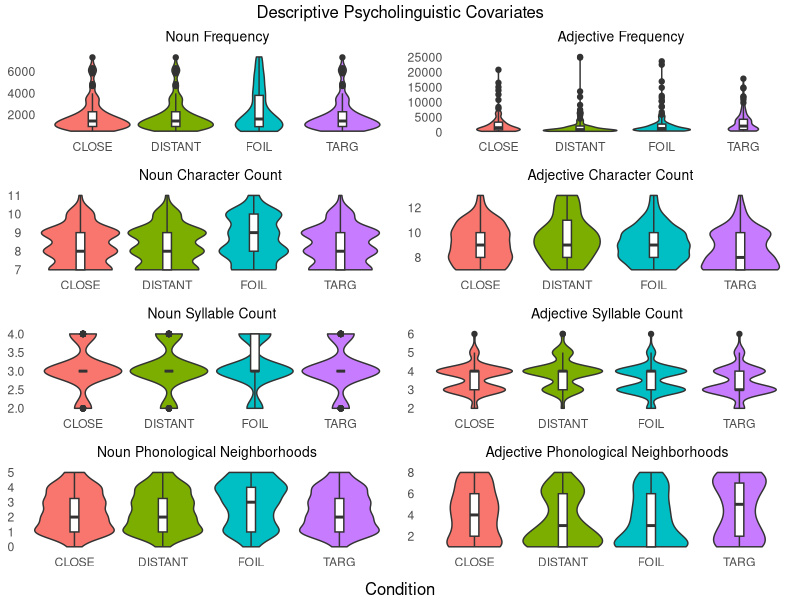
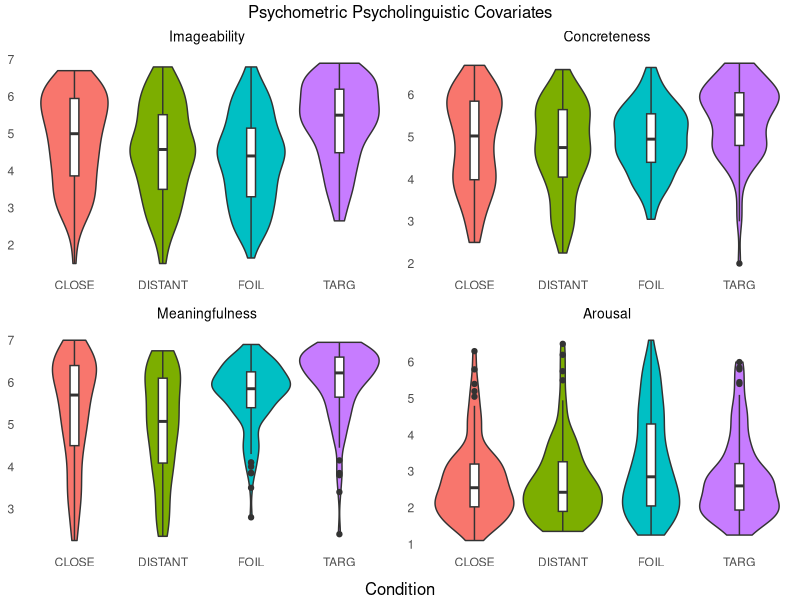
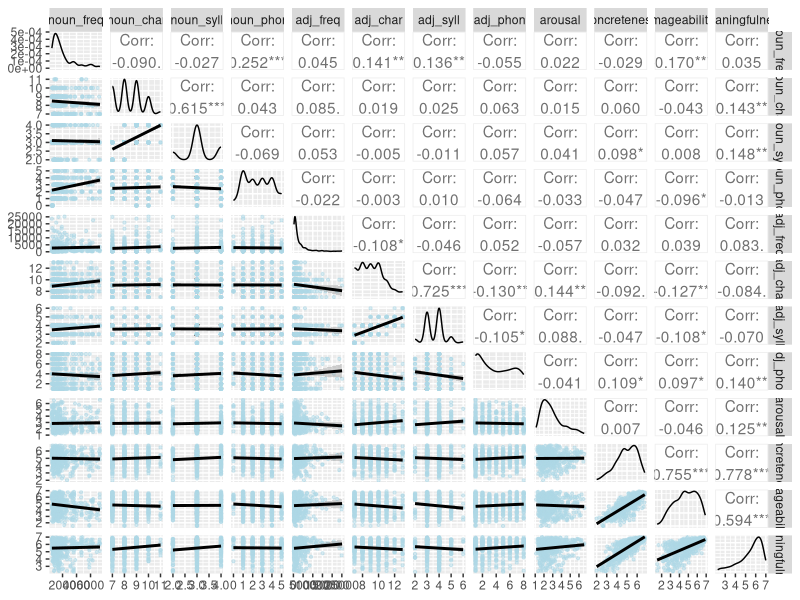
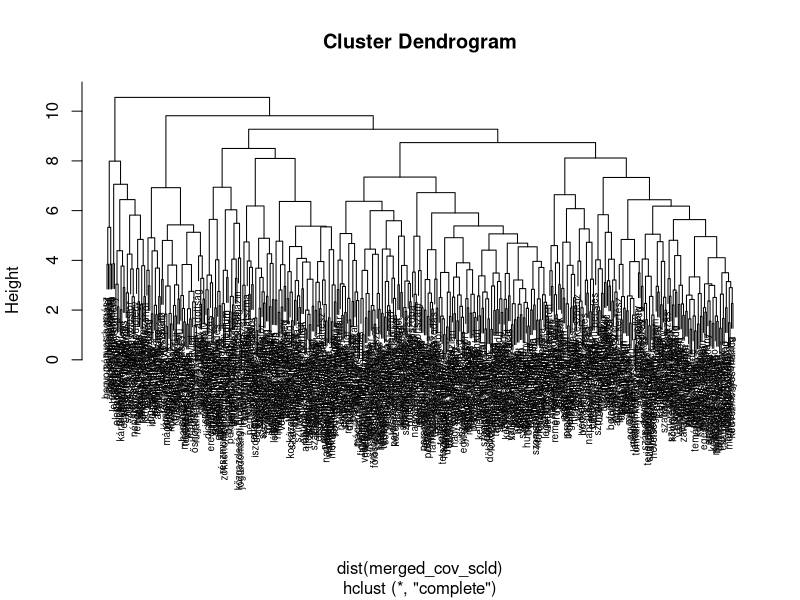
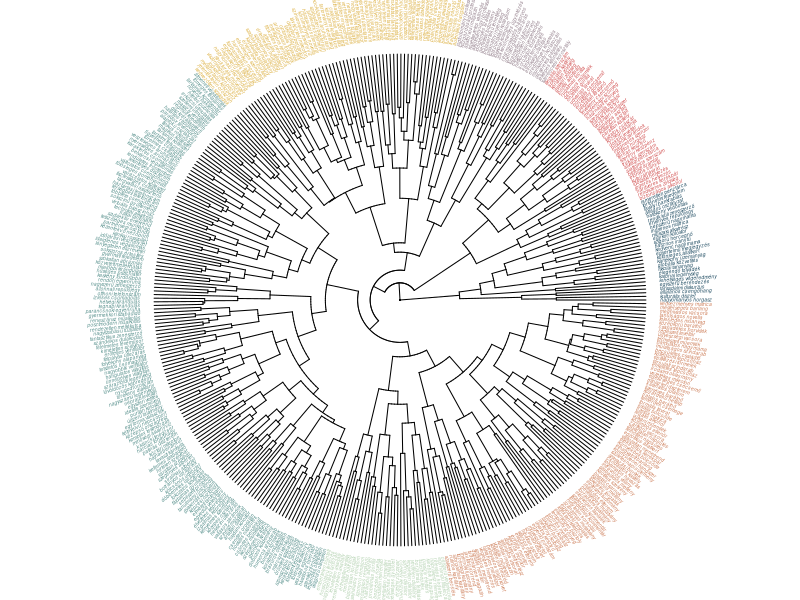

The R source for these figures, in order: (Note: this script raises an error after producing the figures.)
## ---- chunk 1
knitr::opts_chunk$set(echo = TRUE)
## ---- chunk 2
library(readxl)
library(tidyverse)
library(GGally)
library(ggplot2)
library(ape)
library(gridExtra)
library(grid)
library(writexl)
## ---- chunk 3
#reading in the data
psycholinguistic <- read_xlsx("data/Konzorcium-norming-AICM-results-sorted.xlsx")
descriptive <- read_xlsx("data/stimuli_v2_2_allcovariates.xlsx")

glimpse(psycholinguistic)
## ---- chunk 4
#separating columns
psycholinguistic <- psycholinguistic %>% 
  separate(wordpair, c("adjective", "noun"), sep = " ")
## ---- chunk 5
#merging the two dfs
merged_covariates <- descriptive %>% 
  left_join(psycholinguistic, by = c("adjective", "noun"))

merged_covariates <- na.omit(merged_covariates)
## ---- chunk 6
#frequency violinplots
nounfreq <- merged_covariates %>%
  group_by(adjective, noun) %>%
  ggplot(aes(x = condition, y = noun_freq, fill = condition)) +
  geom_violin() +
  geom_boxplot(width=0.1, fill = 'white')+
  theme_minimal()+
  theme(plot.title = element_text(size = 10, hjust = 0.5),
        legend.position = "non",
        plot.background = element_rect(fill = "transparent", color = NA),
        panel.grid.major = element_blank(),
        panel.grid.minor = element_blank())+
  labs(x = NULL, y = NULL, title = "Noun Frequency")

adjfreq <- merged_covariates %>%
  group_by(adjective, noun) %>%
  ggplot(aes(x = condition, y = adj_freq, fill = condition)) +
  geom_violin() +
  geom_boxplot(width=0.1, fill = 'white')+
  theme_minimal()+
  theme(plot.title = element_text(size = 10, hjust = 0.5),
        legend.position = "non",
        plot.background = element_rect(fill = "transparent", color = NA),
        panel.grid.major = element_blank(),
        panel.grid.minor = element_blank())+
  labs(x = NULL, y = NULL, title = "Adjective Frequency")

## ---- chunk 7
#character count violinplots
nounchar <- merged_covariates %>%
  group_by(adjective, noun) %>%
  ggplot(aes(x = condition, y = noun_char, fill = condition)) +
  geom_violin() +
  geom_boxplot(width=0.1, fill = 'white')+
  theme_minimal()+
  theme(plot.title = element_text(size = 10, hjust = 0.5),
        legend.position = "non",
        plot.background = element_rect(fill = "transparent", color = NA),
        panel.grid.major = element_blank(),
        panel.grid.minor = element_blank())+
  labs(x = NULL, y = NULL, title = "Noun Character Count")

adjchar <- merged_covariates %>%
  group_by(adjective, noun) %>%
  ggplot(aes(x = condition, y = adj_char, fill = condition)) +
  geom_violin() +
  geom_boxplot(width=0.1, fill = 'white')+
  theme_minimal()+
  theme(plot.title = element_text(size = 10, hjust = 0.5),
        legend.position = "non",
        plot.background = element_rect(fill = "transparent", color = NA),
        panel.grid.major = element_blank(),
        panel.grid.minor = element_blank())+
  labs(x = NULL, y = NULL, title = "Adjective Character Count")
## ---- chunk 8
#syllable count violinplots
nounsyll <- merged_covariates %>%
  group_by(adjective, noun) %>%
  ggplot(aes(x = condition, y = noun_syll, fill = condition)) +
  geom_violin() +
  geom_boxplot(width=0.1, fill = 'white')+
  theme_minimal()+
  theme(plot.title = element_text(size = 10, hjust = 0.5),
        legend.position = "non",
        plot.background = element_rect(fill = "transparent", color = NA),
        panel.grid.major = element_blank(),
        panel.grid.minor = element_blank())+
  labs(x = NULL, y = NULL, title = "Noun Syllable Count")

adjsyll <- merged_covariates %>%
  group_by(adjective, noun) %>%
  ggplot(aes(x = condition, y = adj_syll, fill = condition)) +
  geom_violin() +
  geom_boxplot(width=0.1, fill = 'white')+
  theme_minimal()+
  theme(plot.title = element_text(size = 10, hjust = 0.5),
        legend.position = "non",
        plot.background = element_rect(fill = "transparent", color = NA),
        panel.grid.major = element_blank(),
        panel.grid.minor = element_blank())+
  labs(x = NULL, y = NULL, title = "Adjective Syllable Count")
## ---- chunk 9
#phonological variables violinplots
nounphon <- merged_covariates %>%
  group_by(adjective, noun) %>%
  ggplot(aes(x = condition, y = noun_phon, fill = condition)) +
  geom_violin() +
  geom_boxplot(width=0.1, fill = 'white')+
  theme_minimal()+
  theme(plot.title = element_text(size = 10, hjust = 0.5),
        legend.position = "non",
        plot.background = element_rect(fill = "transparent", color = NA),
        panel.grid.major = element_blank(),
        panel.grid.minor = element_blank())+
  labs(x = NULL, y = NULL, title = "Noun Phonological Neighborhoods")

adjphon <- merged_covariates %>%
  group_by(adjective, noun) %>%
  ggplot(aes(x = condition, y = adj_phon, fill = condition)) +
  geom_violin() +
  geom_boxplot(width=0.1, fill = 'white')+
  theme_minimal()+
  theme(plot.title = element_text(size = 10, hjust = 0.5),
        legend.position = "non",
        plot.background = element_rect(fill = "transparent", color = NA),
        panel.grid.major = element_blank(),
        panel.grid.minor = element_blank())+
  labs(x = NULL, y = NULL, title = "Adjective Phonological Neighborhoods")
## ---- chunk 10
#putting into grid and saving
descriptive_violin <- grid.arrange(nounfreq, adjfreq, nounchar, adjchar, nounsyll, adjsyll, nounphon, adjphon, nrow = 4, top="Descriptive Psycholinguistic Covariates", bottom="Condition")
#ggsave("plots/001-descriptive-all-violinplots.jpg", plot = descriptive_violin,  width = 20, height = 20, units = "cm", dpi = 900)
## ---- chunk 11
#psychometric violinplots
imag <- merged_covariates %>%
  group_by(adjective, noun) %>%
  ggplot(aes(x = condition, y = imageability, fill = condition)) +
  geom_violin() +
  geom_boxplot(width=0.1, fill = 'white')+
  theme_minimal()+
  theme(plot.title = element_text(size = 10, hjust = 0.5),
        legend.position = "non",
        plot.background = element_rect(fill = "transparent", color = NA),
        panel.grid.major = element_blank(),
        panel.grid.minor = element_blank())+
  labs(x = NULL, y = NULL, title = "Imageability")

conc <- merged_covariates %>%
  group_by(adjective, noun) %>%
  ggplot(aes(x = condition, y = concreteness, fill = condition)) +
  geom_violin() +
  geom_boxplot(width=0.1, fill = 'white')+
  theme_minimal()+
  theme(plot.title = element_text(size = 10, hjust = 0.5),
        legend.position = "non",
        plot.background = element_rect(fill = "transparent", color = NA),
        panel.grid.major = element_blank(),
        panel.grid.minor = element_blank())+
  labs(x = NULL, y = NULL, title = "Concreteness")

meanful <- merged_covariates %>%
  group_by(adjective, noun) %>%
  ggplot(aes(x = condition, y = meaningfulness, fill = condition)) +
  geom_violin() +
  geom_boxplot(width=0.1, fill = 'white')+
  theme_minimal()+
  theme(plot.title = element_text(size = 10, hjust = 0.5),
        legend.position = "non",
        plot.background = element_rect(fill = "transparent", color = NA),
        panel.grid.major = element_blank(),
        panel.grid.minor = element_blank())+
  labs(x = NULL, y = NULL, title = "Meaningfulness")

arousal <- merged_covariates %>%
  group_by(adjective, noun) %>%
  ggplot(aes(x = condition, y = arousal, fill = condition)) +
  geom_violin() +
  geom_boxplot(width=0.1, fill = 'white')+
  theme_minimal()+
  theme(plot.title = element_text(size = 10, hjust = 0.5),
        legend.position = "non",
        plot.background = element_rect(fill = "transparent", color = NA),
        panel.grid.major = element_blank(),
        panel.grid.minor = element_blank())+
  labs(x = NULL, y = NULL, title = "Arousal")
## ---- chunk 12
#putting into grid and saving
descriptive_violin <- grid.arrange(imag, conc, meanful, arousal, nrow = 2, top="Psychometric Psycholinguistic Covariates", bottom="Condition")
#ggsave("plots/001-psychometric-violinplots.jpg", plot = descriptive_violin,  width = 20, height = 20, units = "cm", dpi = 900)
## ---- chunk 13
#selecting relevant variables
merged_cov_explore <- merged_covariates %>% 
  select(noun_freq, noun_char, noun_syll, noun_phon, adj_freq, adj_char, adj_syll, adj_phon, arousal, concreteness, imageability, meaningfulness)

merged_cov_names <- merged_covariates %>% 
  unite("name", adjective:noun, sep = " ") %>% 
  select(name, noun_freq, noun_char, noun_syll, noun_phon, adj_freq, adj_char, adj_syll, adj_phon, arousal, concreteness, imageability, meaningfulness)

## ---- chunk 14
#exploring covariate distributions and correlations
cov_explore <- ggpairs(merged_cov_explore,
                       lower = list(continuous = wrap("smooth", colour = "lightblue", alpha =0.5, size = 0.8)), 
                       upper = list(continuous = wrap("cor", corSize = 6)), 
                       axisLabels = 'show')
cov_explore
#ggsave("plots/001-covariate-exploration.jpg", plot = cov_explore,  width = 20, height = 20, units = "cm", dpi = 900)
## ---- chunk 15
#selecting label column
label_column <- merged_cov_names$name

#scaling the data
colMeans(merged_cov_explore)
apply(merged_cov_explore, 2, sd)

merged_cov_scld <- scale(merged_cov_explore)
colMeans(merged_cov_scld)
apply(merged_cov_scld, 2, sd)

merged_cov_scld <- as.data.frame(merged_cov_scld)

#putting the label column back
merged_cov_scld <- mutate(merged_cov_scld, label = label_column)
## ---- chunk 16
#hierarchical clustering
set.seed(1)
cov.hclust <- hclust(dist(merged_cov_scld), method = "complete")
colors = c('#b4d2b1', '#568f8b', '#1d4a60', '#cd7e59', '#ddb247', '#d15252', "#95818D")
cov <- cutree(cov.hclust, 7)
cov.hclust$labels <- merged_cov_scld$label

plot(cov.hclust, cex = 0.6)

#plotting the clusters
#png("plots/001-clusterplot.png", width = 20, height = 20, units = "cm", res = 900)
plot(as.phylo(cov.hclust), type = "fan", cex = 0.3, label.offset = 0.3,
     tip.color = colors[cov],
     no.margin = TRUE)
#dev.off()

#adding cluster column and calculating means
merged_covariates$cluster <- cov
#write_xlsx(merged_covariates, "data/001-covariates-clustered.xlsx")

cluster_means <- merged_covariates %>%
  group_by(cluster) %>%
  summarise(across(everything(), mean, na.rm = TRUE))

print(cluster_means)
## ---- chunk 17
#calculating itemno in each cluster-condition
clusterbycondition <- merged_covariates %>%
  group_by(cluster, condition) %>%
  summarise(item_count = n())

colors <- c("1" = '#b4d2b1', "2" = '#568f8b', "3" ='#1d4a60', "4" ='#cd7e59', "5" = '#ddb247',"6" ='#d15252', "7" = "#95818D")

#plotting itemno in each cluster-condition
colcov <- ggplot(clusterbycondition) +
  geom_col(aes(x = condition, y = item_count, fill = as.factor(cluster)))+
  scale_fill_manual(values = colors)+
  theme_minimal()+
  theme(plot.title = element_text(size = 10, hjust = 0.5),
        legend.position = "non",
        plot.background = element_rect(fill = "transparent", color = NA),
        panel.grid.major = element_blank(),
        panel.grid.minor = element_blank())+
  labs(x = NULL, y = NULL, title = "Number of items in each cluster in each condition")

#ggsave("plots/001-covariate-stacked-column.jpg", plot = colcov,  width = 20, height = 20, units = "cm", dpi = 900)

## ---- chunk 18
#selecting relevant cloumns
cluster_means <-  cluster_means %>% 
  select(noun_freq, noun_char, noun_syll, noun_phon, adj_freq, adj_char, adj_syll, adj_phon, arousal, concreteness, imageability, meaningfulness)

#min max scaling the data
norm_minmax <- function(x){
                           (x- min(x)) /(max(x)-min(x))
}

norm_cov <- as.data.frame(lapply(cluster_means, norm_minmax))
rownames(norm_cov) <- c("Cluster1", "Cluster2", "Cluster3", "Cluter4", "Cluster5", "Cluster6", "Cluster7")

#addign max and min rows for the radar chart
max_min <- data.frame(
  noun_freq = c(1, 0), noun_char = c(1, 0), noun_syll = c(1, 0),
  noun_phon = c(1, 0), adj_freq = c(1, 0), adj_char = c(1, 0),
  adj_syll = c(1, 0), adj_phon = c(1, 0), arousal = c(1, 0),
  concreteness = c(1, 0), imageability = c(1, 0), meaningfulness = c(1, 0))
rownames(max_min) <- c("Max", "Min")

#binding the two
radar_data <- rbind(max_min, norm_cov)

#making it look nice (https://www.datanovia.com/en/blog/beautiful-radar-chart-in-r-using-fmsb-and-ggplot-packages/)
create_beautiful_radarchart <- function(data, color = "#00AFBB", 
                                        vlabels = colnames(data), vlcex = 0.7,
                                        caxislabels = NULL, title = NULL, ...){
  radarchart(
    data, axistype = 1,
    # Customize the polygon
    pcol = color, pfcol = scales::alpha(color, 0.5), plwd = 2, plty = 1,
    # Customize the grid
    cglcol = "grey", cglty = 1, cglwd = 0.8,
    # Customize the axis
    axislabcol = "grey", 
    # Variable labels
    vlcex = vlcex, vlabels = vlabels,
    caxislabels = caxislabels, title = title, ...
  )
}

#png("plots/001-covariate-radar-chart.png", width = 20, height = 20, units = "cm", res = 900)
radcov <- create_beautiful_radarchart(radar_data, 
  color = c('#b4d2b1', '#568f8b', '#1d4a60', '#cd7e59', '#ddb247', '#d15252', "#95818D"))
#dev.off()
